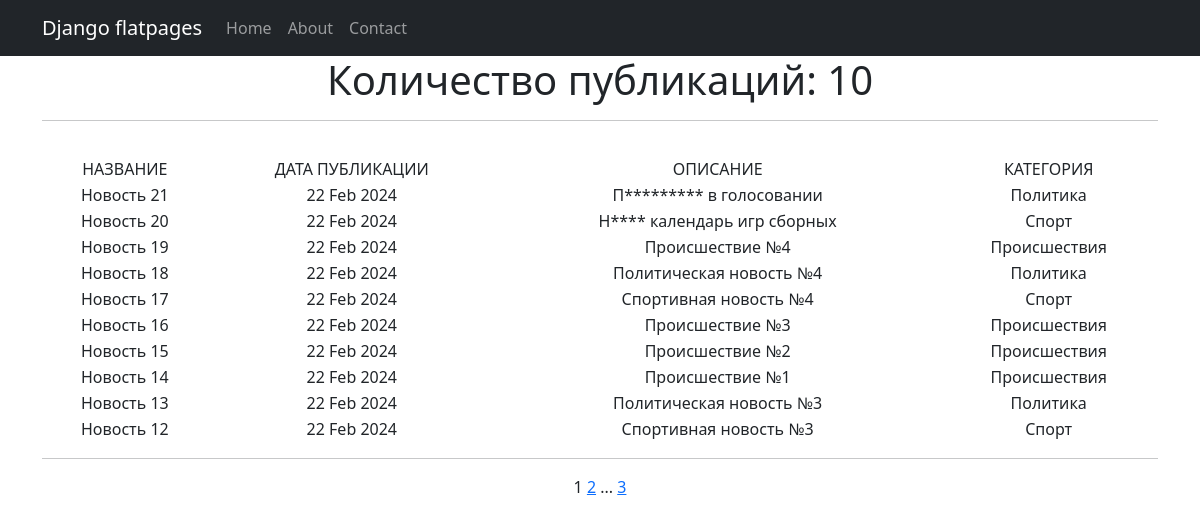
Page /news/ on the committed database.
### newsapp/models.py (models this page shows, shortened)
class Post(models.Model):
    author = models.ForeignKey(Author, on_delete=models.CASCADE)
    NEWS = 'NE'
    ARTICLE = 'AR'
    TYPES = (
        (NEWS, 'Новость'),
        (ARTICLE, 'Статья'),
    )
    category_types = models.CharField(max_length=2, choices=TYPES, default=ARTICLE)
    date_create = models.DateTimeField(auto_now_add=True)
    post_category = models.ManyToManyField(Category, through='PostCategory')
    title = models.CharField(max_length=64)
    text = models.TextField()
    rating = models.IntegerField(default=0)

class Category(models.Model):
    name = models.CharField(max_length=64, unique=True)

### newsapp/views.py (the view)
# urls.py: path('', NewsList.as_view(), name='news_list'),
class NewsList(ListView):
    model = Post
    ordering = '-date_create'
    template_name = 'list.html'
    context_object_name = 'posts'
    paginate_by = 10

### newsapp/templatetags/custom_filters.py (called while the page is built)
@register.filter()
def censor(value):
    for item in SYM_LIST:
        value = value.replace(item[1:], '*' * len(item[1:]))
    return value

### newsapp/templatetags/custom_tags.py (called while the page is built)
@register.simple_tag(takes_context=True)
def url_replace(context, **kwargs):
    d = context['request'].GET.copy()
    for k, v in kwargs.items():
        d[k] = v
    return d.urlencode()

### templates/list.html (shortened to what this page needs)
{% extends 'flatpages/default.html' %}
{% load custom_filters %}
{% load custom_tags %}
{% block content %}
{% if posts %}
    <h1>Количество публикаций: {{ posts|length }}</h1>
    <hr>
        <table width="100%" style="margin-top: 35px">
            <tr>
                <td>НАЗВАНИЕ</td>
                <td>ДАТА ПУБЛИКАЦИИ</td>
                <td>ОПИСАНИЕ</td>
                <td>КАТЕГОРИЯ</td>
            </tr>
            {% for post in posts %}
            <tr>
                <td>{{ post.title }}</td>
                <td>{{ post.date_create|date:'d M Y ' }}</td>
                <td>{{ post.text|truncatewords:10|censor }}</td>
                {% for cat in post.post_category.all %}
                <td>{{ cat.name }}</td>
                {% endfor %}
            </tr>
            {% endfor %}
        </table>
    <hr>
    {% else %}
        <h2>Публикаций нет!</h2>
    {% endif %}
   {{ page_obj.number }}
   {% if page_obj.has_next %}
       <a href="?{% url_replace page=page_obj.next_page_number %}">{{ page_obj.next_page_number }}</a>
       {% if paginator.num_pages != page_obj.next_page_number %}
           ...
           <a href="?{% url_replace page=page_obj.paginator.num_pages %}">{{ page_obj.paginator.num_pages }}</a>
       {% endif %}
   {% endif %}
{% endblock content %}

### templates/flatpages/default.html (shortened to what this page needs)
<!DOCTYPE html>
<html lang="en">
    <head>
        {% load static %}
        <link href="{% static 'css/styles.css' %}" rel="stylesheet" />
    </head>
    <body>
        <nav class="navbar navbar-expand-lg navbar-dark bg-dark static-top">
            <div class="container">
                <a class="navbar-brand" href="#">Django flatpages</a>
                <div class="collapse navbar-collapse" id="navbarResponsive">
                    <ul class="navbar-nav ml-auto">
                        <li class="nav-item active">
                            <a class="nav-link" href="#">Home</a>
                        </li>
                        <li class="nav-item">
                            <a class="nav-link" href="/about/">About</a>
                        </li>
                        <li class="nav-item">
                            <a class="nav-link" href="/contacts/">Contact</a>
                        </li>
                    </ul>
                </div>
            </div>
        </nav>
        <div class="container">
            <div class="row">
                <div class="col-lg-12 text-center">
                    {% block content %}
                    {% endblock content %}
                </div>
            </div>
        </div>
    </body>
</html>

### rows in the picture
Post: title "Новость 21", date_create "22 Feb 2024", text|censor "П********* в голосовании"
Category: name "Политика"
Post: title "Новость 20", date_create "22 Feb 2024", text|censor "Н**** календарь игр сборных"
Category: name "Спорт"
Post: title "Новость 19", date_create "22 Feb 2024", text|censor "Происшествие №4"
Category: name "Происшествия"
Post: title "Новость 18", date_create "22 Feb 2024", text|censor "Политическая новость №4"
Post: title "Новость 17", date_create "22 Feb 2024", text|censor "Спортивная новость №4"
Post: title "Новость 16", date_create "22 Feb 2024", text|censor "Происшествие №3"
Post: title "Новость 15", date_create "22 Feb 2024", text|censor "Происшествие №2"
Post: title "Новость 14", date_create "22 Feb 2024", text|censor "Происшествие №1"
Post: title "Новость 13", date_create "22 Feb 2024", text|censor "Политическая новость №3"
Post: title "Новость 12", date_create "22 Feb 2024", text|censor "Спортивная новость №3"

### other values in the picture
{{ posts|length }} "10"
{{ page_obj.number }} "1"
{{ page_obj.next_page_number }} "2"
{{ page_obj.paginator.num_pages }} "3"
